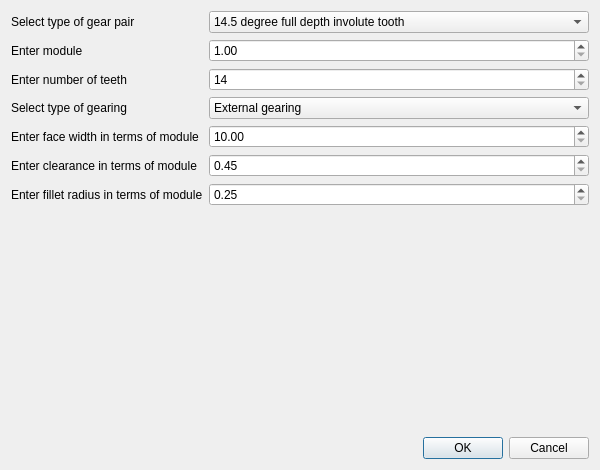
<?xml version="1.0" encoding="UTF-8"?>
<ui version="4.0">
 <class>Dialog</class>
 <widget class="QDialog" name="Dialog">
  <property name="geometry">
   <rect>
    <x>0</x>
    <y>0</y>
    <width>600</width>
    <height>470</height>
   </rect>
  </property>
  <property name="minimumSize">
   <size>
    <width>600</width>
    <height>470</height>
   </size>
  </property>
  <property name="maximumSize">
   <size>
    <width>600</width>
    <height>470</height>
   </size>
  </property>
  <property name="windowTitle">
   <string>Model Data</string>
  </property>
  <layout class="QGridLayout" name="gridLayout">
   <item row="1" column="0">
    <widget class="QDialogButtonBox" name="buttonBox">
     <property name="orientation">
      <enum>Qt::Horizontal</enum>
     </property>
     <property name="standardButtons">
      <set>QDialogButtonBox::Cancel|QDialogButtonBox::Ok</set>
     </property>
    </widget>
   </item>
   <item row="0" column="0">
    <layout class="QFormLayout" name="formLayout">
     <item row="0" column="0">
      <widget class="QLabel" name="profileLabel">
       <property name="text">
        <string>Select type of gear pair</string>
       </property>
      </widget>
     </item>
     <item row="0" column="1">
      <widget class="QComboBox" name="profile">
       <item>
        <property name="text">
         <string>14.5 degree full depth involute tooth</string>
        </property>
       </item>
       <item>
        <property name="text">
         <string>20 degree full depth involute tooth</string>
        </property>
       </item>
      </widget>
     </item>
     <item row="1" column="0">
      <widget class="QLabel" name="moduleLabel">
       <property name="text">
        <string>Enter module</string>
       </property>
      </widget>
     </item>
     <item row="1" column="1">
      <widget class="QDoubleSpinBox" name="module">
       <property name="minimum">
        <double>1.000000000000000</double>
       </property>
       <property name="maximum">
        <double>50.000000000000000</double>
       </property>
       <property name="singleStep">
        <double>0.250000000000000</double>
       </property>
      </widget>
     </item>
     <item row="2" column="0">
      <widget class="QLabel" name="teethLabel">
       <property name="text">
        <string>Enter number of teeth</string>
       </property>
      </widget>
     </item>
     <item row="2" column="1">
      <widget class="QSpinBox" name="teeth">
       <property name="minimum">
        <number>14</number>
       </property>
       <property name="maximum">
        <number>300</number>
       </property>
      </widget>
     </item>
     <item row="3" column="0">
      <widget class="QLabel" name="gearingLabel">
       <property name="text">
        <string>Select type of gearing</string>
       </property>
      </widget>
     </item>
     <item row="3" column="1">
      <widget class="QComboBox" name="gearing">
       <item>
        <property name="text">
         <string>External gearing</string>
        </property>
       </item>
      </widget>
     </item>
     <item row="4" column="0">
      <widget class="QLabel" name="faceWidthLabel">
       <property name="text">
        <string>Enter face width in terms of module</string>
       </property>
      </widget>
     </item>
     <item row="4" column="1">
      <widget class="QDoubleSpinBox" name="faceWidth">
       <property name="minimum">
        <double>10.000000000000000</double>
       </property>
       <property name="maximum">
        <double>100.000000000000000</double>
       </property>
       <property name="singleStep">
        <double>0.500000000000000</double>
       </property>
      </widget>
     </item>
     <item row="5" column="0">
      <widget class="QLabel" name="clearanceLabel">
       <property name="text">
        <string>Enter clearance in terms of module</string>
       </property>
      </widget>
     </item>
     <item row="5" column="1">
      <widget class="QDoubleSpinBox" name="clearance">
       <property name="minimum">
        <double>0.450000000000000</double>
       </property>
       <property name="maximum">
        <double>2.000000000000000</double>
       </property>
       <property name="singleStep">
        <double>0.010000000000000</double>
       </property>
      </widget>
     </item>
     <item row="6" column="0">
      <widget class="QLabel" name="filletLabel">
       <property name="text">
        <string>Enter fillet radius in terms of module</string>
       </property>
      </widget>
     </item>
     <item row="6" column="1">
      <widget class="QDoubleSpinBox" name="fillet">
       <property name="minimum">
        <double>0.250000000000000</double>
       </property>
       <property name="maximum">
        <double>5.000000000000000</double>
       </property>
       <property name="singleStep">
        <double>0.050000000000000</double>
       </property>
      </widget>
     </item>
    </layout>
   </item>
  </layout>
 </widget>
 <resources/>
 <connections>
  <connection>
   <sender>buttonBox</sender>
   <signal>accepted()</signal>
   <receiver>Dialog</receiver>
   <slot>accept()</slot>
   <hints>
    <hint type="sourcelabel">
     <x>248</x>
     <y>254</y>
    </hint>
    <hint type="destinationlabel">
     <x>157</x>
     <y>274</y>
    </hint>
   </hints>
  </connection>
  <connection>
   <sender>buttonBox</sender>
   <signal>rejected()</signal>
   <receiver>Dialog</receiver>
   <slot>reject()</slot>
   <hints>
    <hint type="sourcelabel">
     <x>316</x>
     <y>260</y>
    </hint>
    <hint type="destinationlabel">
     <x>286</x>
     <y>274</y>
    </hint>
   </hints>
  </connection>
 </connections>
</ui>
